Frame 1 (no input): blank canvas, image omitted
Frame 60 (the mouse pressed at the canvas centre just before this capture): blank canvas, image omitted
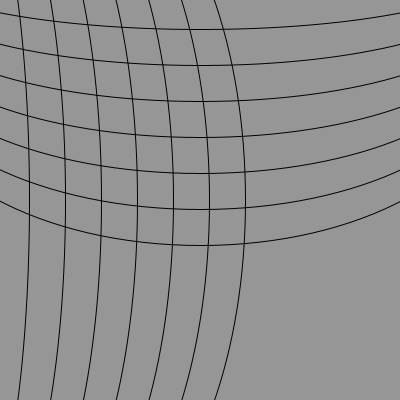
Frame 120 (the mouse held since frame 60 and released just before this capture)

The Processing sketch whose frames 1 and 60 were blank and that drew this single picture after the mouse press (run headless with seeded random() and noise(); from frame 60 on, the mouse is pressed at the canvas centre):

// Processing sketch: processing_80774
// ── processing_80774.pde

float change = 1.8;
void setup() {
  size(400, 400);
  //background (155);
  //noLoop();
int value = 0;
} 
void draw() {
  background(150);
  strokeWeight(1);
  smooth();
  noFill();
  for (int i = 1; i<mouseY ;i += 20) {
  ellipseMode(CORNER);
    ellipse(-100,-100,600,i*change+20);
    
  }
  
  
    for (int d = 1; d<mouseX ;d += 20) {
  ellipseMode(CORNER);
    ellipse(-100,-150,d*change+20,700);
    
  }
  /*for (int b = 40; b<mouseY ; b *= -change){
     ellipse(200,300,b,100); */
    }
  //fill(0);
  /*for (int u = 0; u<mouseY; u += 20) {
   
   ellipse(0,u,mouseX,u); 
   }*/
